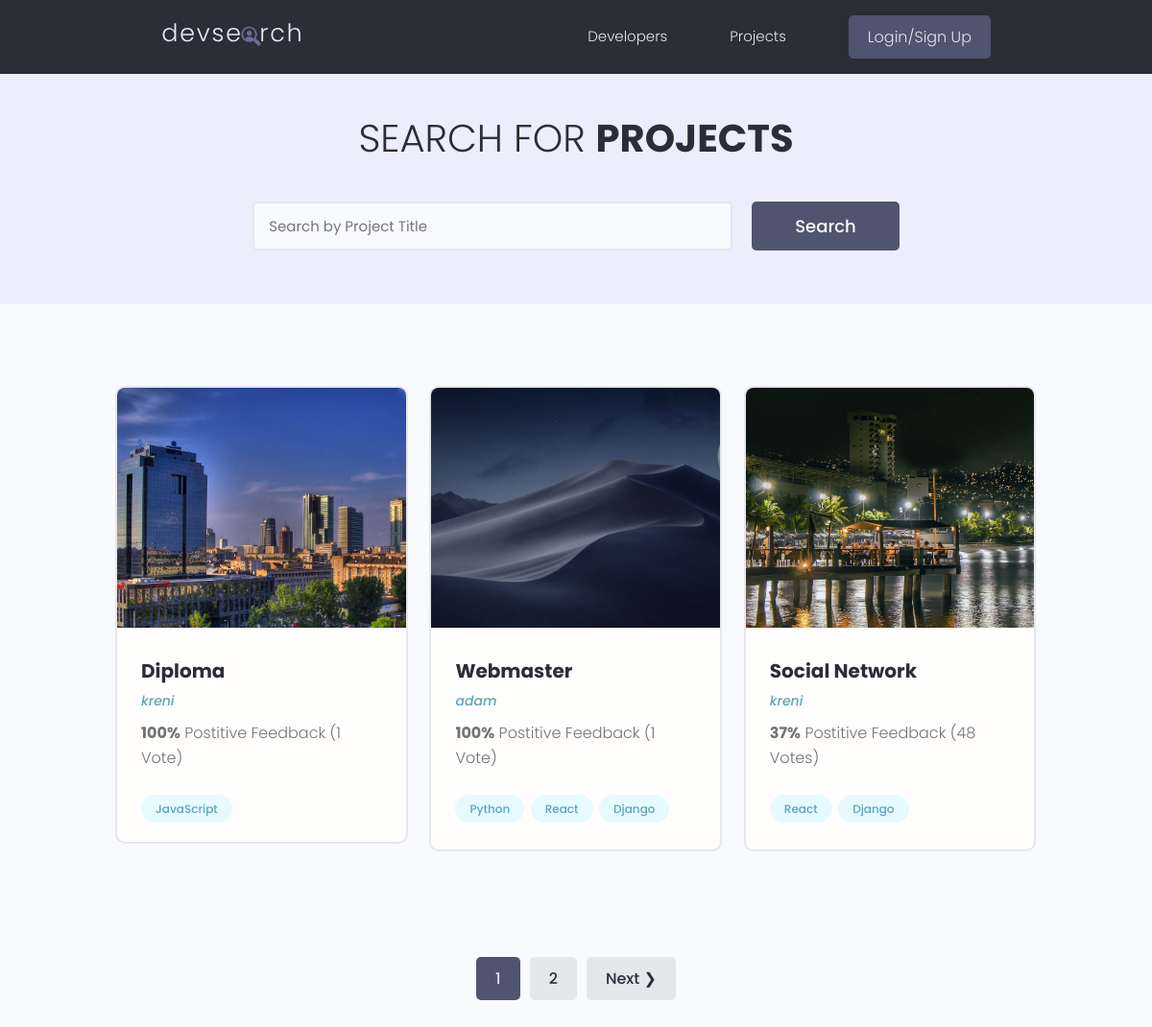
/projects/, run on the app's committed database.
### projects/models.py (models this page shows, shortened)
class Project(models.Model):
    owner = models.ForeignKey(Profile, null=True, blank=True, on_delete=models.SET_NULL)
    title = models.CharField(max_length = 200)
    description = models.TextField(null=True, blank=True)
    featured_image = models.ImageField(null=True, blank=True, default="default.jpg")
    demo_link = models.CharField(max_length=200, null=True, blank=True)
    source_link = models.CharField(max_length=2000, null=True, blank=True)
    tags = models.ManyToManyField('Tag')
    vote_total = models.IntegerField(default=0, null=True, blank=True)
    vote_ratio = models.IntegerField(default=0, null=True, blank=True)
    created = models.DateTimeField(auto_now_add=True)
    id = models.UUIDField(default=uuid.uuid4, unique=True, primary_key=True, editable=False)
    class Meta:
        ordering = ["-vote_ratio", '-vote_total','title'] #Order of display

class Tag(models.Model):
    name = models.CharField(max_length=200)
    created = models.DateTimeField(auto_now_add=True)
    id = models.UUIDField(default=uuid.uuid4, unique=True, primary_key=True, editable=False)
    def __str__(self):
        return self.name

### users/models.py (models this page shows)
class Profile(models.Model):
    user = models.OneToOneField(User, on_delete=models.CASCADE, null=True, blank=True)
    name = models.CharField(max_length=200, blank=True, null=True)
    email = models.EmailField(max_length=200, blank=True, null=True)
    username = models.CharField(max_length=200, blank=True, null=True)
    location = models.CharField(max_length=200, blank=True, null=True)
    short_intro = models.CharField(max_length=200, blank=True, null=True)
    bio = models.TextField(max_length=200, blank=True, null=True)
    profile_image = models.ImageField(null=True, blank=True, upload_to='profiles/', default='profiles/user-default.png')
    social_github = models.CharField(max_length=200, blank=True, null=True)
    social_twitter = models.CharField(max_length=200, blank=True, null=True)
    social_linkedin = models.CharField(max_length=200, blank=True, null=True)
    social_youtube = models.CharField(max_length=200, blank=True, null=True)
    social_website = models.CharField(max_length=200, blank=True, null=True)
    id = models.UUIDField(default=uuid.uuid4, primary_key=True, editable=False, unique=True)
    def __str__(self):
        return str(self.username)

### projects/views.py (the view)
# urls.py: path('projects/', include('projects.urls')),
def projects(request):
    projects, search_query = searchProjects(request)
    custom_range, projects = paginateProjects(request, projects, 3)
    context={'projects':projects, 'search_query':search_query, 'custom_range':custom_range}
    return render(request, 'projects/projects.html', context)

### projects/utils.py (called while the page is built)
def paginateProjects(request, projects, results):
    page = request.GET.get('page')
    paginator = Paginator(projects, results)
    try:
        projects = paginator.page(page)
    except PageNotAnInteger:
        page = 1
        projects = paginator.page(page)
    except EmptyPage:
        page = paginator.num_pages
        projects = paginator.page(page)
    leftIndex = (int(page)-4)
    if leftIndex < 1:
        leftIndex = 1
    rightIndex = (int(page)+5)
    if rightIndex > paginator.num_pages:
        rightIndex = paginator.num_pages+1
    custom_range = range(leftIndex, rightIndex)
    return custom_range, projects

def searchProjects(request):
    search_query = ''
    if request.GET.get('search_query'):
        search_query = request.GET.get('search_query')
    tags = Tag.objects.filter(name__icontains=search_query)
    projects = Project.objects.distinct().filter(
        Q(title__icontains=search_query) |
        Q(description__icontains=search_query) |
        Q(owner__name__icontains=search_query) |
        Q(tags__in=tags)
    )
    return projects, search_query

### projects/templates/projects/projects.html (shortened to what this page needs)
{% extends 'main.html' %}
{% block content %}
    <main class="projects">
        <section class="hero-section text-center">
          <div class="container container--narrow">
            <div class="hero-section__box">
              <h2>Search for <span>Projects</span></h2>
            </div>
            <div class="hero-section__search">
              <form id="searchForm" class="form" action="{% url 'projects' %}" method="get">
                <div class="form__field">
                  <input class="input input--text" id="formInput#search" type="text" name="search_query"
                  value="{{ search_query }}" placeholder="Search by Project Title" />
                </div>
                <input class="btn btn--sub btn--lg" type="submit" value="Search" />
              </form>
            </div>
          </div>
        </section>
        <section class="projectsList">
          <div class="container">
            <div class="grid grid--three">
              {% for project in projects %}
              <div class="column">
                <div class="card project">
                  <a href="{% url 'project' project.id %}" class="project">
                    <img class="project__thumbnail" style="min-width:450px;" src="{{project.featured_image.url}}" alt="project thumbnail" />
                    <div class="card__body">
                      <h3 class="project__title">{{ project.title }}</h3>
                      <p><a class="project__author" href="{% url 'user-profile' project.owner.id %}">{{ project.owner }}</a></p>
                      <p class="project--rating">
                        <span style="font-weight: bold;">{{ project.vote_ratio }}%</span> Postitive
                        Feedback ({{ project.vote_total }} Vote{{project.vote_total|pluralize:"s"}})
                      </p>
                      <div class="project__tags">
                        {% for tag in project.tags.all %}
                        <span class="tag tag--pill tag--main">
                          <small>{{ tag }}</small>
                        </span>
                        {% endfor %}
                      </div>
                    </div>
                  </a>
                </div>
              </div>
              {% endfor %}
            </div>
          </div>
        </section>
        {% include 'pagination.html' with queryset=projects custom_range=custom_range %}
      </main>
{% endblock %}

### static/styles/app.css (style rules this page uses)
:root { --color-sub: #2d2d39; }
.btn--sub { background-color: var(--color-sub-light); }
.card { border: 2px solid var(--color-light); }
img { width: 100%; }
.hero-section { height: 40vh; display: flex; align-items: center; background-color: var(--color-sub); }
.hero-section__box { margin-bottom: 4rem; }
.hero-section__box > h2, .hero-section__box > h2 > span { font-size: 4rem; color: var(--color-light); line-height: 1.3; text-transform: uppercase; }
.hero-section__box > h2 { font-weight: 300; }
.hero-section__box > h2 > span { font-weight: 700; }
.hero-section__search > .form { display: flex; align-items: center; justify-content: center; gap: 2rem; }
.hero-section__search > .form input.input--text { width: 50rem; }
.project__author { font-size: 1.4rem; font-style: italic; }
.project--rating { margin-bottom: 1.6em; margin-top: .5em; }
.projects > .hero-section { background: var(--color-sub-lighter); height: 30vh; }
.projects .hero-section__box { margin-bottom: 2.5rem; }
.projects .hero-section__box > h2 { color: var(--color-sub); }
.projects .hero-section__box > h2 > span { font-weight: 700; color: var(--color-sub); }
.projectsList { margin-top: 8rem; }
.project__thumbnail { height: 25rem; object-fit: cover; object-position: top center; }
.project__title { font-size: 2rem; font-weight: 700; color: var(--color-sub); }

### static/uikit/styles/modules/_variables.css (style rules this page uses)
:root { --color-main: #5aa5b9; --color-main-light: #e6faff; --color-sub: #3f4156; --color-sub-light: #51546e; --color-sub-lighter: #ededfd; --color-text: #737373; --color-gray: #8b8b8b; --color-light: #e5e7eb; --color-light-gray: #767676; --color-bg: #f8fafd; --color-white: #fffefd; --color-white-light: #f3f3f3; --color-success: #359e64; --color-success-bg: #def8e8; --color-error: #fc4b0b; --color-error-bg: #fff2ee; --font-base: 'Poppins', arial, helvetica, 'Segoe UI', roboto, ubuntu, sans-serif; --font-monospace: 'Fira Code', 'Courier New', courier, monospace; --font-regular: 300; --font-medium: 500; --font-bold: 700; --generic-shadow: 1px 1px 5px #00000010; --generic-transition: all 0.3s ease-in-out; }

### static/uikit/styles/modules/_base.css (style rules this page uses)
* { margin: 0; padding: 0; box-sizing: border-box; text-rendering: optimizeLegibility; color: inherit; font-size: inherit; }
html { font-size: 50%; }
@media only screen and (min-width: 480px) { html { font-size: 56.25%; } }
@media only screen and (min-width: 1200px) { html { font-size: 62.5%; } }
body { line-height: 1.6; font-weight: 400; font-size: 1.5rem; color: var(--color-text); background-color: var(--color-bg); min-height: 100vh; }

### static/uikit/styles/modules/_typography.css (style rules this page uses)
* { font-family: var(--font-base); }
h2 { font-size: 3.6rem; font-weight: var(--font-bold); }
h3 { font-size: 3.2rem; font-weight: var(--font-medium); }
p, span, strong { font-size: 1.6rem; color: var(--color-text); font-weight: var(--font-regular); }
a { padding-bottom: 2px; text-decoration: none; display: inline-block; color: var(--color-main); font-weight: var(--font-medium); }

### static/uikit/styles/modules/_utilities.css (style rules this page uses)
.container { width: 92%; max-width: 165rem; margin: 0 auto; box-sizing: border-box; }
.container--narrow { width: 92%; max-width: 120rem; }
@media screen and (min-width: 1000px) { .container { width: 90%; } }
@media screen and (min-width: 1000px) { .container--narrow { width: 85%; } }
@media screen and (min-width: 1200px) { .container { width: 80%; } }
@media screen and (min-width: 1200px) { .container--narrow { width: 72%; } }
.text-center { text-align: center; }

### static/uikit/styles/modules/_button.css (style rules this page uses)
.btn { display: inline-block; position: relative; cursor: pointer; background-color: var(--color-light); font-weight: var(--font-medium); color: var(--color-sub); text-decoration: none; padding: 1rem 2rem; border-radius: 0.5rem; border: none; width: -webkit-fit-content; width: -moz-fit-content; width: fit-content; height: -webkit-fit-content; height: -moz-fit-content; height: fit-content; font-size: 1.6rem; outline-width: 0; outline-color: transparent; -webkit-backface-visibility: hidden; backface-visibility: hidden; transition: all 0.3s ease-in-out; }
.btn--sub { background-color: var(--color-sub); color: var(--color-white); }
.btn--lg { font-size: 1.8rem; padding: 1.2rem 4.5rem; }

### static/uikit/styles/modules/_card.css (style rules this page uses)
.card { border-radius: 1rem; background-color: var(--color-white); border: 1.5px solid var(--color-light); width: auto; height: auto; margin-top: 0.5rem; margin-bottom: 0.5rem; overflow: hidden; }
.card__body, .card__header { padding: 2rem 2.5rem; }

### data on the page
Project: featured_image (picture), title "Diploma", owner "kreni", vote_ratio "100", vote_total "1"
Tag: name "JavaScript"
Project: featured_image (picture), title "Webmaster", owner "adam", vote_ratio "100", vote_total "1"
Tag: name "Python"
Tag: name "React"
Tag: name "Django"
Project: featured_image (picture), title "Social Network", owner "kreni", vote_ratio "37", vote_total "48"

### other printed values
{{ page }} "1"
{{ page }} "2"
